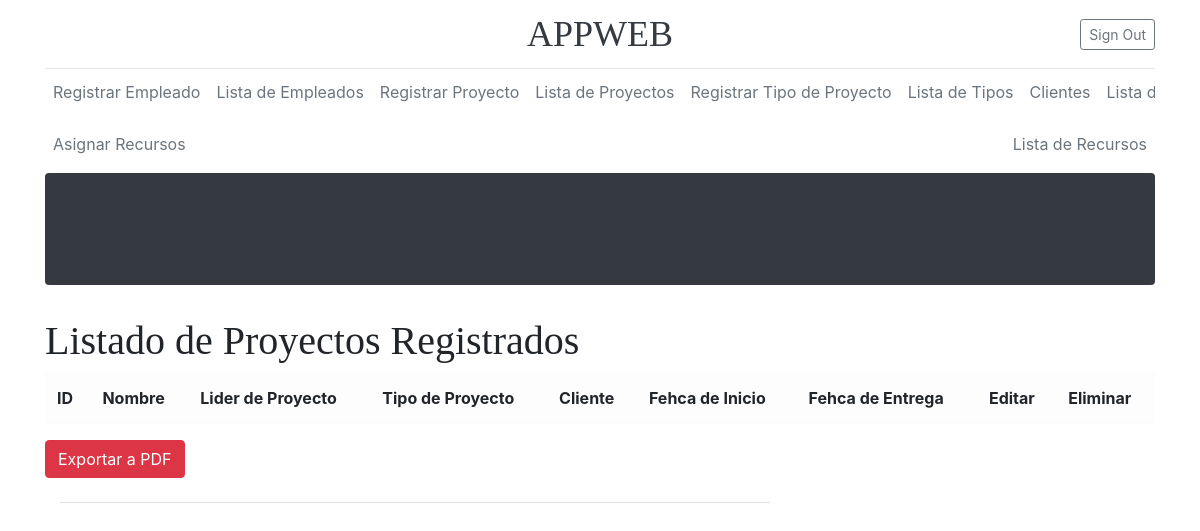
The page /listaProyecto/ on the database as committed earlier.
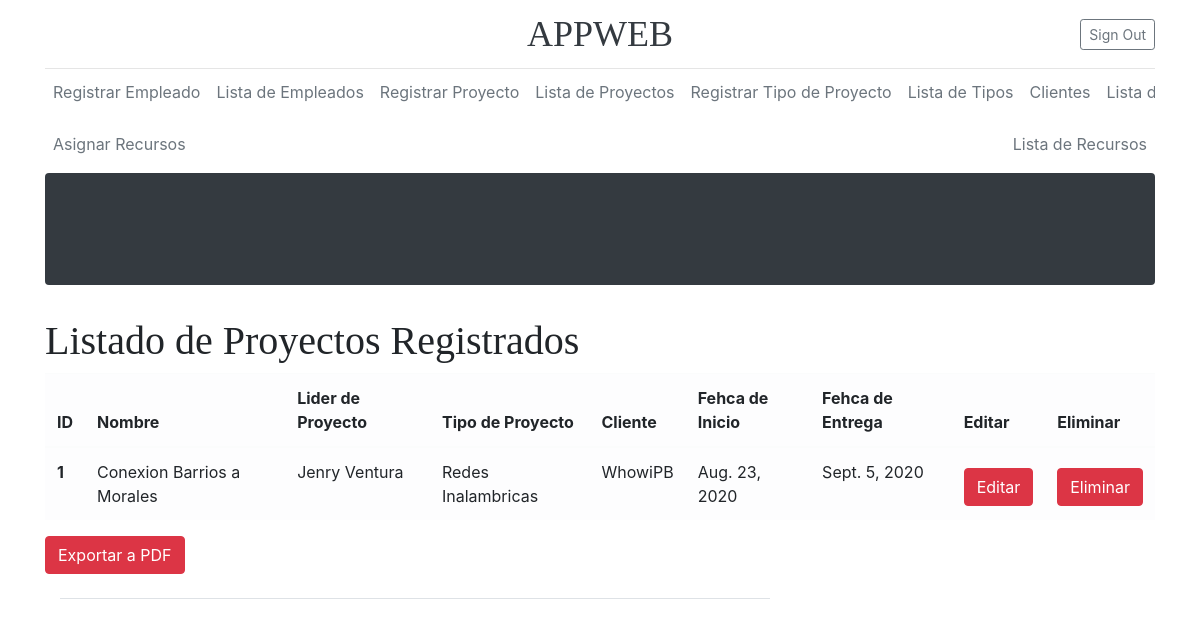
The same page on the database as committed later.
### Models/proyect/models.py (models this page shows, shortened)
class proyect(models.Model):
    CodigoProyecto = models.AutoField(primary_key=True)
    NombreProyecto = models.CharField(max_length=75)
    empleado_CodigoEmpleado = models.ForeignKey(Empleado, on_delete=models.CASCADE)
    tipopro_CodigoTipoPro = models.ForeignKey(TipoProyecto, on_delete=models.CASCADE)
    cliente_CodigoCliente = models.ForeignKey(Cliente, on_delete=models.CASCADE)
    FechaInicio = models.DateField()
    FechaEntrega = models.DateField()

### Models/Empleado/models.py (models this page shows)
class Empleado(models.Model):
    CodigoEmpleado = models.AutoField(primary_key=True)
    Nombre = models.CharField(max_length=75)
    Apellido = models.CharField(max_length=75)
    Telefono = models.CharField(max_length=12)
    DPI = models.CharField(max_length=20)
    Direccion = models.CharField(max_length=75)
    def __str__(self):
        return '{} {}'.format(self.Nombre, self.Apellido)

### Models/TipoProyecto/models.py (models this page shows)
class TipoProyecto(models.Model):
    CodigoTipoPro = models.AutoField(primary_key=True)
    Descripcion = models.CharField(max_length=75)
    def __str__(self):
        return '{}'.format(self.Descripcion)

### Models/Cliente/models.py (models this page shows)
class Cliente(models.Model):
    CodigoCliente = models.AutoField(primary_key=True)
    NombreCliente = models.CharField(max_length=75)
    Direccion = models.CharField(max_length=75)
    Telefono = models.CharField(max_length=12)
    def __str__(self):
        return '{}'.format(self.NombreCliente)

### Models/proyect/views.py (the view)
# urls.py: path('listaProyecto/', FormularioProyectoView.listar_proyectos, name='listarProyecto'),
    def listar_proyectos(request):
        proyectos = proyect.objects.all()
        return render(request, "ListaProyectos.html", {"proyectos" : proyectos})

### Templates/ListaProyectos.html (shortened to what this page needs)
{% extends 'Index2.html' %}
{% block content %}
    <h1>Listado de Proyectos Registrados</h1>
    <table class="table table-light">
      <thead>
        <tr>
          <th scope="col">ID</th>
          <th scope="col">Nombre</th>
          <th scope="col">Lider de Proyecto</th>
          <th scope="col">Tipo de Proyecto</th>
          <th scope="col">Cliente</th>
          <th scope="col">Fehca de Inicio</th>
          <th scope="col">Fehca de Entrega</th>
          <th scope="col">Editar</th>
          <th scope="col">Eliminar</th>
        </tr>
      </thead>
      <tbody>
      {% for proyect in proyectos %}
          <tr>
          <th scope="row">{{ proyect.CodigoProyecto}}</th>
          <td>{{ proyect.NombreProyecto}}</td>
          <td>{{ proyect.empleado_CodigoEmpleado}}</td>
          <td>{{ proyect.tipopro_CodigoTipoPro}}</td>
          <td>{{ proyect.cliente_CodigoCliente}}</td>
          <td>{{ proyect.FechaInicio}}</td>
          <td>{{ proyect.FechaEntrega }}</td>
          <td>
                            <a href="{% url 'editarProyecto' proyect.pk %}" class="btn btn-danger btn-icon-split">
                                <span class="text">Editar</span>
                            </a>
                             </td>
          <td>
                            <a href="{% url 'eliminarProyecto' proyect.pk %}" class="btn btn-danger btn-icon-split">
                                <span class="text">Eliminar</span>
                            </a>
                             </td>
          </tr>
      {% endfor %}
      </tbody>
    </table>
                            <a href="{% url 'reportPDF' %}" class="btn btn-danger btn-icon-split">
                                <span class="text">Exportar a PDF</span>
                            </a>
{% endblock %}

Rows that differ between the two databases and show on the page:
added proyect: CodigoProyecto "1", NombreProyecto "Conexion Barrios a Morales", empleado_CodigoEmpleado "Jenry Ventura", tipopro_CodigoTipoPro "Redes Inalambricas", cliente_CodigoCliente "WhowiPB", FechaInicio "Aug. 23, 2020", FechaEntrega "Sept. 5, 2020"
